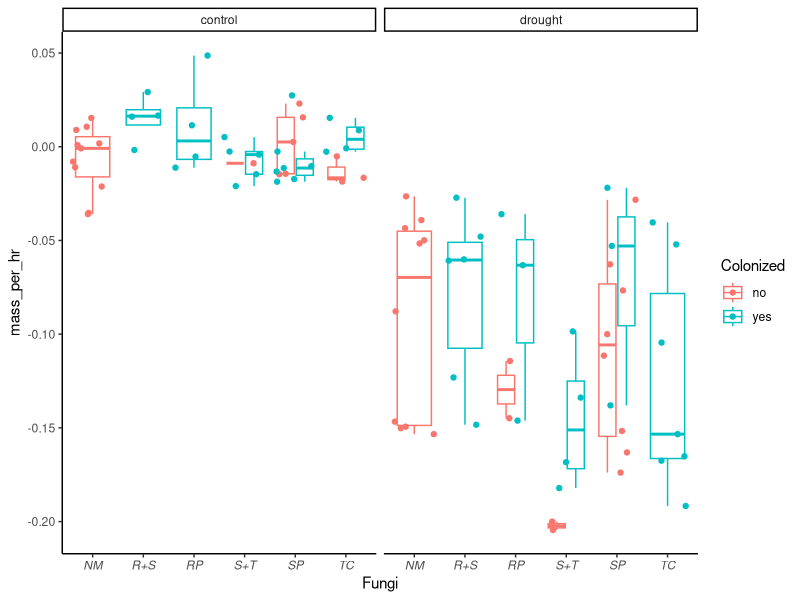
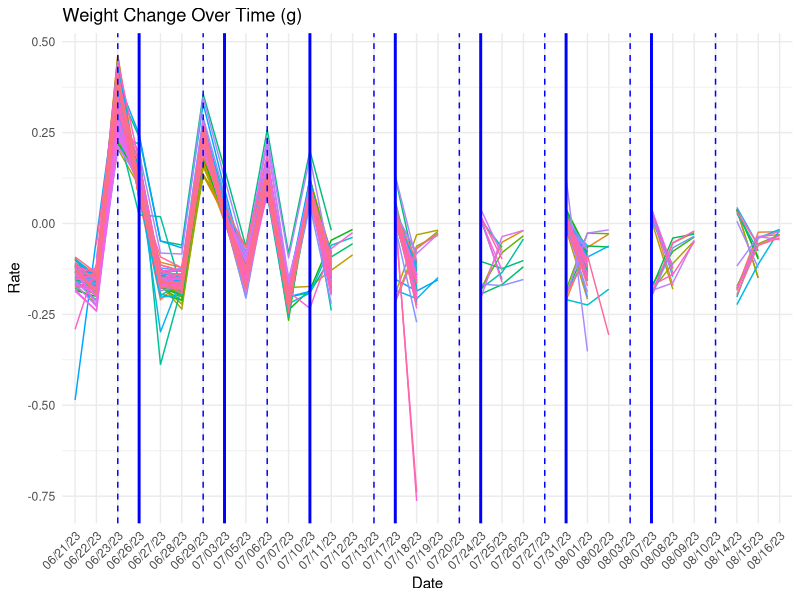
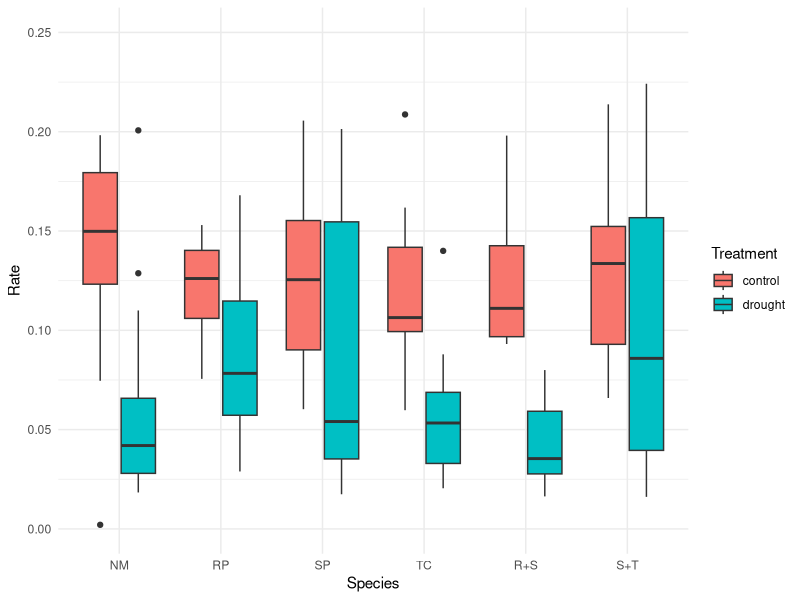

Generate these figures, in order, with R:
require(tidyverse)
require(readxl)
require(cowplot)

# Laura's effort

# Reshape the data

lysimetry_data = read_csv("Lysimetry_data.csv")
lysimetry_data = lysimetry_data[1:89,] #for some reason we're getting a ton of blank lines at the end, cutting them here.
treatments = read_csv("Treatment_key.csv") %>%
  mutate(ID = Plant_ID)

# Reshape the data (thanks Chat GPT for the regex and tidyverse wizardry!)
reshaped_data <- lysimetry_data %>%
  pivot_longer(cols = -ID,
               names_to = c(".value", "date"),
               names_pattern = "(sample|Time)(.*)") %>%
  drop_na()

reshaped_data = mutate(reshaped_data,
                       newtime = parse_date_time(reshaped_data$Time, "mdy_HM"))
# A couple of the times are hours minutes AND seconds, dealing
# with this below. (A savvier coder would use tidyverse for this
# but LB is faster with base R.)
for (i in 1:nrow(reshaped_data)) {
  if (is.na(reshaped_data$newtime[i])) {
    reshaped_data$newtime[i] = parse_date_time(reshaped_data$Time[i], "mdy_HMS")
  }
}

reshaped_data <- reshaped_data %>%
  select(ID, sample, newtime) %>%
  arrange(ID, desc(newtime))

last_three <- reshaped_data %>%
  group_by(ID) %>%
  slice_head(n = 3) %>%
  ungroup()

last_and_third_to_last <- reshaped_data %>%
  group_by(ID) %>%
  slice(c(1,3)) %>% # keep just last and third to last measurement
  ungroup()

last_and_second_to_last <- reshaped_data %>%
  group_by(ID) %>%
  slice(c(3,2)) %>% # keep just last and second to last measurement
  ungroup()

# now working to calculate hourly loss
hourly_loss <- last_and_third_to_last %>%
  arrange(ID, desc(newtime)) %>%
  group_by(ID) %>%
  summarize(massdiff_g = first(sample) - last(sample), # generates some confusing negative values, what's up?
            timediff = first(newtime) - last(newtime)) %>%
  mutate(mass_per_day = massdiff_g/as.numeric(timediff)) %>%
  mutate(mass_per_hr = mass_per_day/24) #24 hrs per day

# So, it looks like the last and third to last measurements do
# NOT consistently capture the final 48 hrs. 
# will need to fix this.
# for now, what does it look like?

# Adding in treatment info for plotting

alltogether = left_join(hourly_loss, treatments)

# Test boxplot

testplot = ggplot(data = alltogether) +
  theme_classic() +
  theme(axis.text.x = element_text(face = "italic")) +
  geom_boxplot(outlier.shape = NA, aes(x = Species, y = mass_per_hr, color = Colonized)) +
  geom_jitter(aes(x = Species, y = mass_per_hr, color = Colonized)) +
  xlab("Fungi") + 
  facet_grid(. ~ Treatment)
  ylab("Transpiration rate (water loss g/hr)") +
  scale_x_discrete(breaks=c("NM","SP", "TC", "RP", "R+S", "R+T"),
                   labels=c("No fungi",
                            "Suillus ponderosus", 
                            "Truncocolumella citrina",
                            "Rhizopogon evadens",
                            "R. evadens and S. ponderosus",
                            "R. evadens and T. citrina"))

testplot
# Preliminary thoughts:
# I think I calculated these rates backwards?
# all the mass losses for drought are negative.
# scale_x_discrete not working with the faceted plot
# would need to redo axis labels for publication

# Tutor's effort

LysimetryID <- read_excel("Lysimetry+Data+for+R.xlsx", range = "A1:A90")

LysimetryTime <- read_excel("Lysimetry+Data+for+R.xlsx")%>%
  select(c(contains("Time")))%>%
  mutate(`Time07/11/23`=`Time07/11/23`+4017)


# Create a new dataframe to store the differences
TimeDiff <- data.frame(matrix(NA, nrow = nrow(LysimetryTime), ncol = ncol(LysimetryTime) - 1))

for (i in 1:(ncol(LysimetryTime) - 1)) {
  TimeDiff[, i] <- LysimetryTime[, i + 1] - LysimetryTime[, i]
}
# Rename columns of differences dataframe
column_names <- colnames(LysimetryTime)[-1]

colnames(TimeDiff) <- column_names

TimeDiff <- TimeDiff*24
# Tests
sum(TimeDiff < 0, na.rm = TRUE)

# Diff in Amount ####
LysimetryMeasure <- read_excel("Lysimetry+Data+for+R.xlsx")%>%
  select(-c( ID,contains("Time")))
MeasureDiff <- data.frame(matrix(NA, nrow = nrow(LysimetryMeasure), ncol = ncol(LysimetryMeasure) - 1))

for (i in 1:(ncol(LysimetryMeasure) - 1)) {
  MeasureDiff[, i] <- LysimetryMeasure[, i + 1] - LysimetryMeasure[, i]
}
# Rename columns
column_names <- colnames(LysimetryMeasure)[-1]

colnames(MeasureDiff) <- column_names

RateChange <- MeasureDiff/TimeDiff

RateChange <- cbind(LysimetryID,RateChange)

# Rename Columns
colnames_df <- colnames(RateChange)
colnames_df <- gsub("sample", "", colnames_df)
colnames(RateChange) <- colnames_df

write.csv(RateChange, "RateChange_modified.csv", row.names = FALSE)



Lysimetry_Info <- read_excel("Lysimetry+Info.xlsx", sheet = "Days Watered")%>%
  filter(ID=='NM04')%>%
  pivot_longer(cols = -ID, names_to = "Date", values_to = "Rate")

# Reshape the data
RateChange_long <- RateChange %>%
  pivot_longer(cols = -ID, names_to = "Date", values_to = "Rate")

# Plotting
ggplot(RateChange_long, aes(x = Date, y = Rate, group = ID, color = factor(ID))) +
  geom_line() +
  geom_vline(data = Lysimetry_Info %>% filter(Rate == 10), aes(xintercept = Date), color = "blue", linetype = "dashed") +
  geom_vline(data = Lysimetry_Info %>% filter(Rate == 20), aes(xintercept = Date), color = "blue", linetype = "solid", size = 1) +
  labs(title = "Weight Change Over Time (g)",
       x = "Date",
       y = "Rate") +
  theme_minimal() +
  theme(legend.position = "none", axis.text.x = element_text(angle = 45, hjust = 1))

# Boxplot ####

Harvest_Data <- read_excel("Harvest Data.xlsx")%>%
  select(Plant_ID,Species,Treatment)


BoxDS <- merge(Harvest_Data,RateChange_long,by.x='Plant_ID', by.y = 'ID')%>%
  na.omit()
write.csv(BoxDS, "BoxDS.csv", row.names = FALSE)

BoxDS$Date <- as.Date(BoxDS$Date, format='%m/%d/%y')
BoxDS <- BoxDS%>%
  group_by(Plant_ID)%>%
  arrange(desc(Date))%>%
  slice(1:2)%>%
  ungroup()%>%
  select(-Plant_ID,-Date)%>%
  mutate(Rate=Rate*-1)%>%
  mutate(Species = factor(Species, levels = c('NM','RP','SP','TC','R+S','S+T')))



ggplot(BoxDS, aes(x=Species,y=Rate,fill=Treatment))+
  geom_boxplot()+
  ylim(0,.25)+
  theme_minimal()
